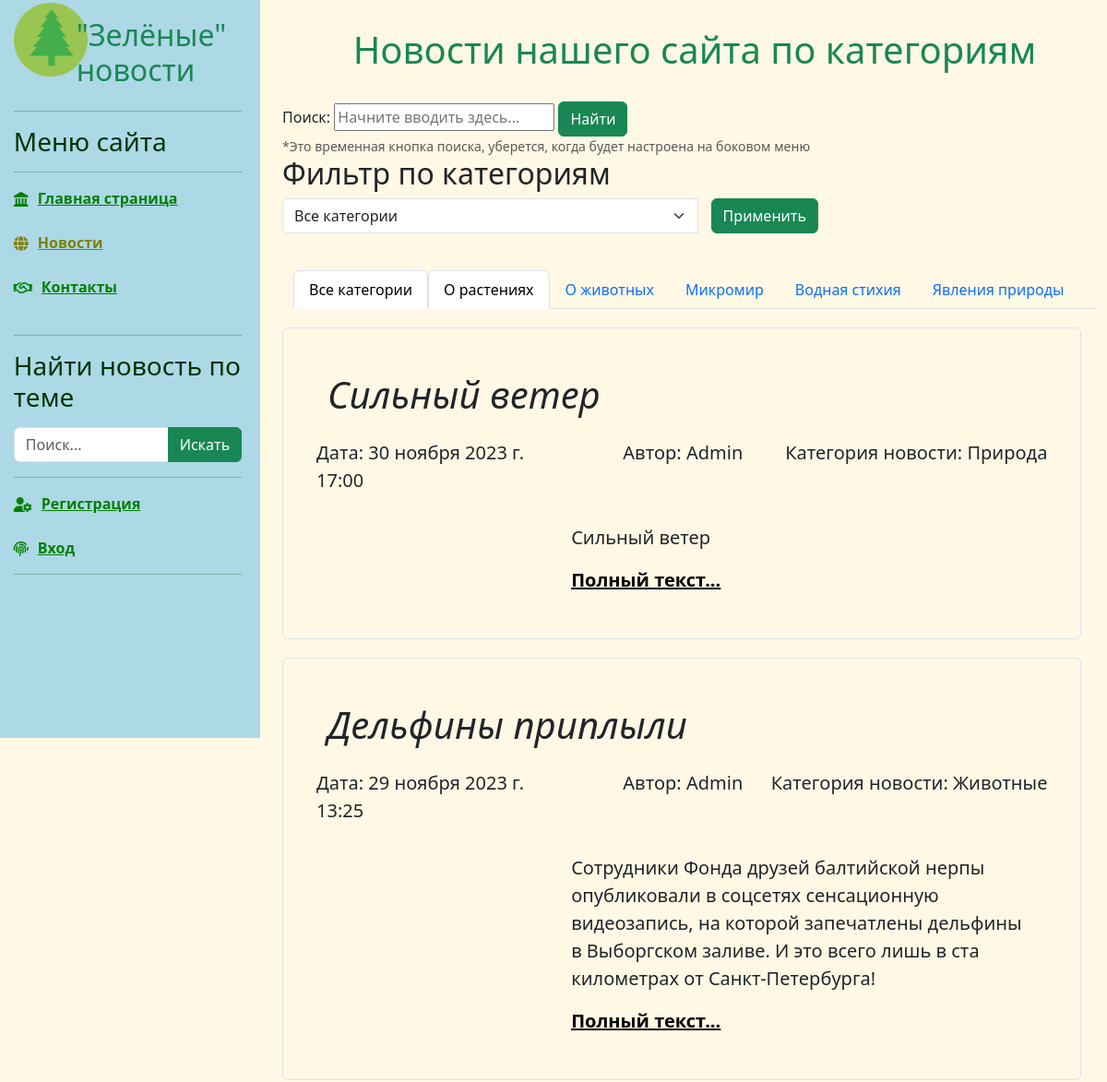
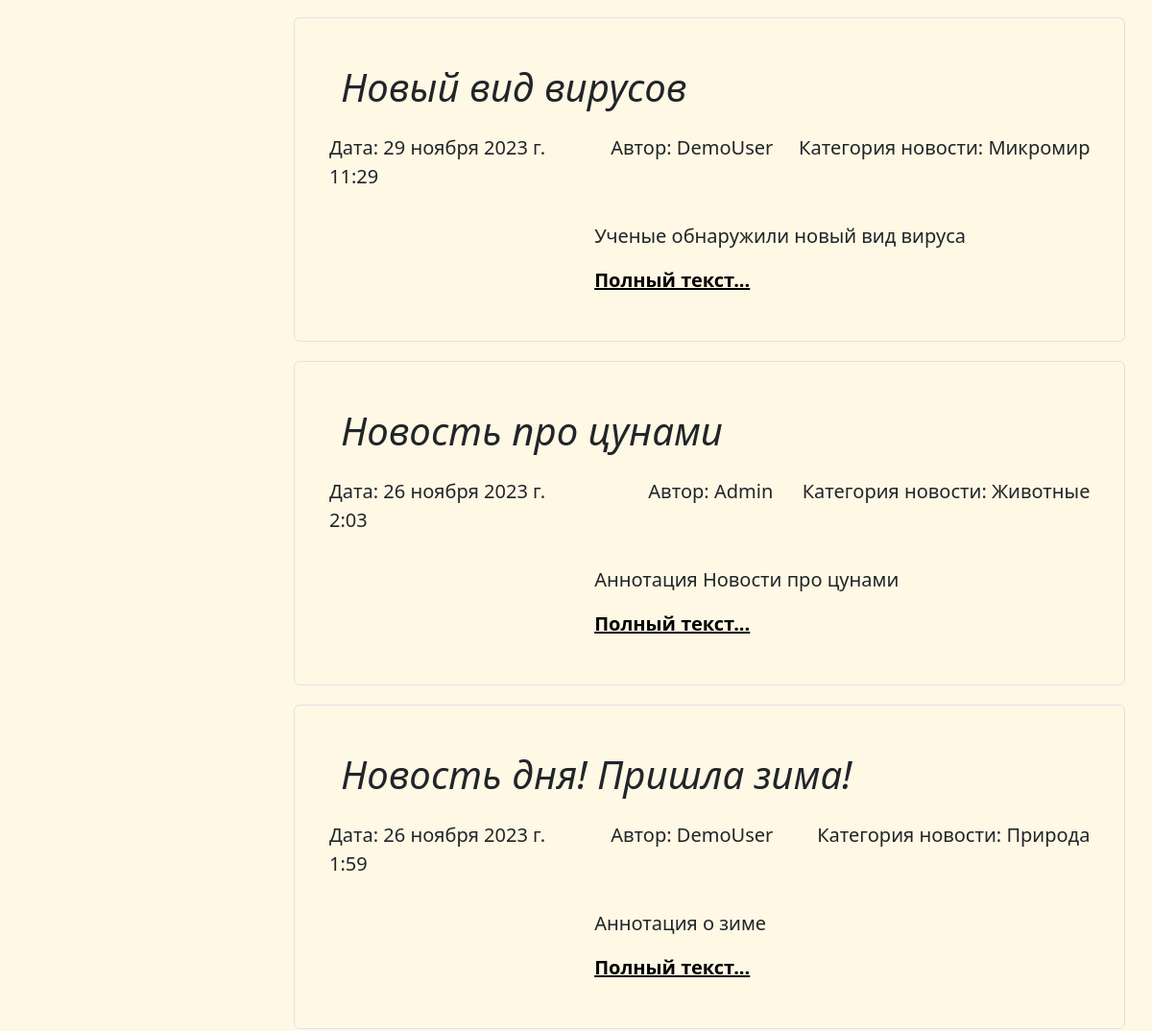
The page /news/ (upper part) on the database as committed earlier (2 pictures, top to bottom).
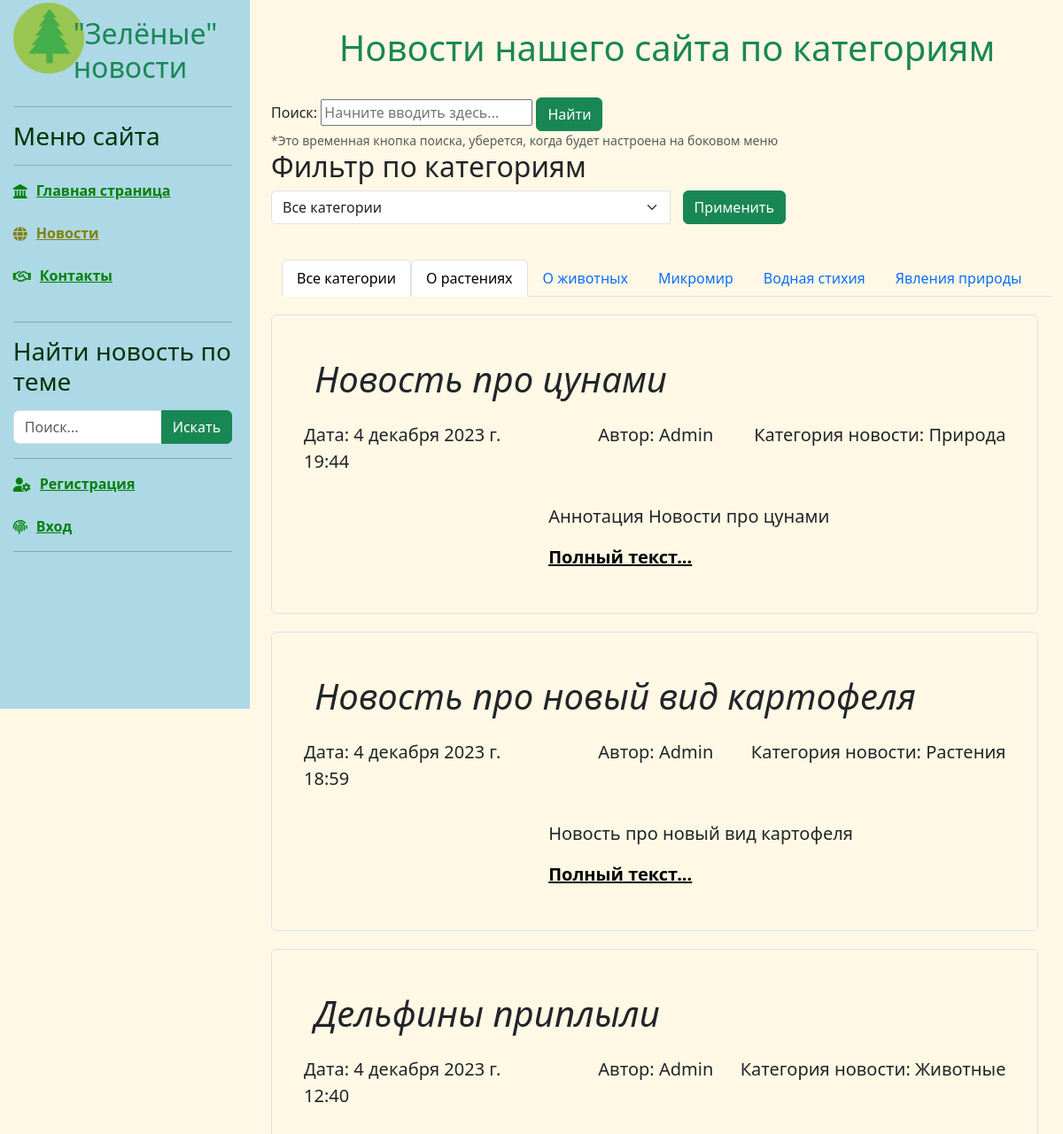
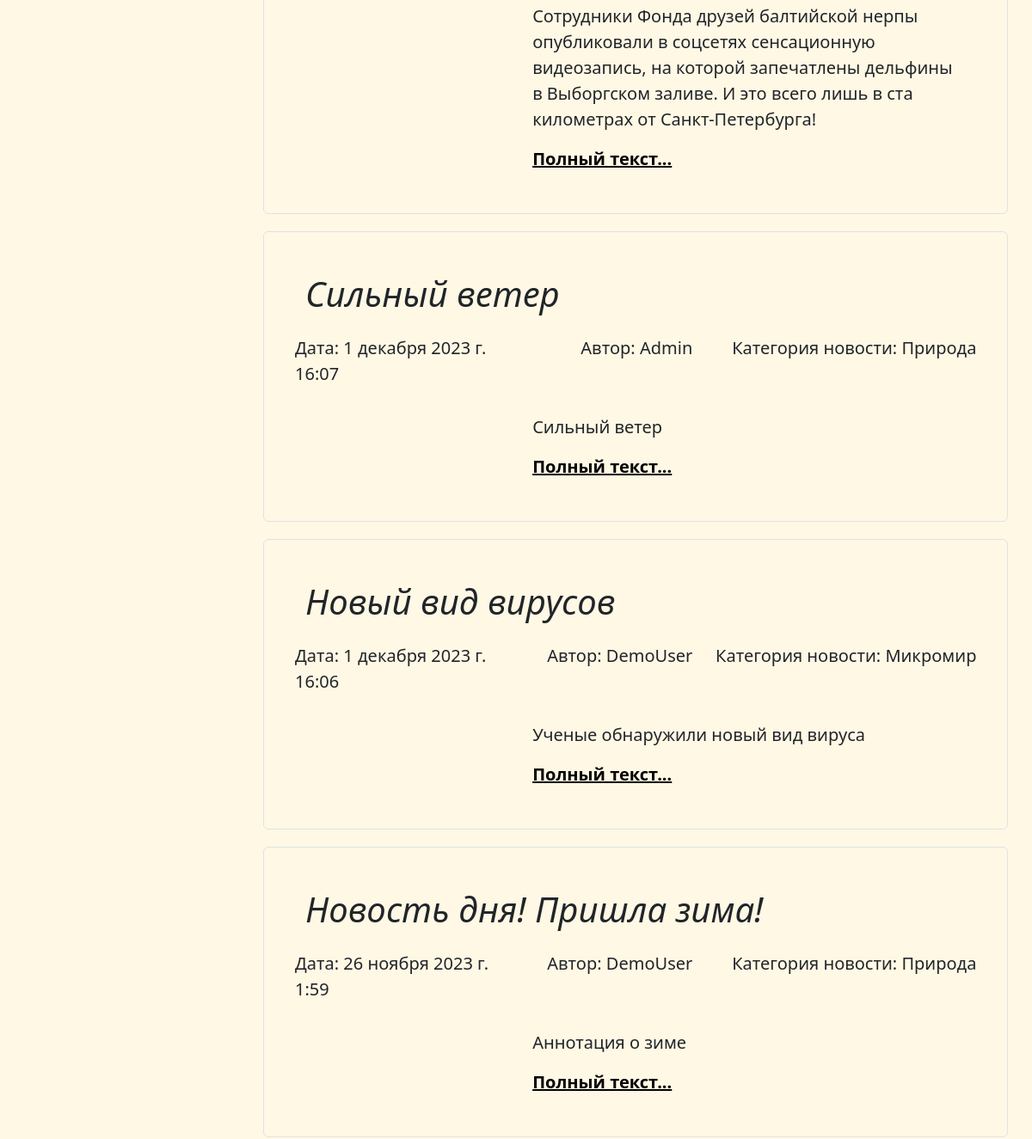
The same page on the database as committed later (2 pictures, top to bottom).
### news/models.py (models this page shows, shortened)
class Article(models.Model):
    categories = (('A', 'Животные'),
                  ('P', 'Растения'),
                  ('M', 'Микромир'),
                  ('W', 'Вода'),
                  ('N', 'Природа'))
    author = models.ForeignKey(User, on_delete=models.SET_NULL, null=True)
    title = models.CharField('Название', max_length=50, default='') #указывать длину обязательно#
    anouncement = models.TextField('Аннотация', max_length=250) #можно не указывать длину#
    text = models.TextField('Текст новости')
    date = models.DateTimeField('Дата публикации', auto_now=True) # auto_now=True - автоизменение новости auto_create=True - автосоздание новости#
    category = models.CharField(choices=categories, max_length=20, verbose_name='Категории')
    tags = models.ManyToManyField(to=Tag, blank=True)
    status = models.BooleanField(default=True)
    objects = models.Manager()
    published = PublishedToday()
    def get_absolute_url(self):
        return f'/news/{self.id}' # еще допускается ключ pk#
    class Meta:
        ordering = ['date','title']
        verbose_name ='Новость'
        verbose_name_plural ='Новости'

### news/views.py (the view)
# urls.py: path('news/', include('news.urls')),
def news(request):
    category_list = Article.categories
    if request.method == "POST":
        selected_c = int(request.POST.get('category_filter'))
        if selected_c == 0:
            articles = Article.objects.all().order_by('-date')
        else:
            articles = Article.objects.filter(category__icontains=category_list[selected_c - 1][0]).order_by('-date')
    else:
        selected_c = 0
        articles = Article.objects.all().order_by('-date')
    context = {'articles': articles, 'categories': category_list, 'selected_c': selected_c}
    return render(request, 'news/news.html', context)

### news/templates/news/news.html (shortened to what this page needs)
{% extends 'main/base.html' %}
{% load static %}
{% load bootstrap5 %}
{% block content %}
<link rel="stylesheet" href="https://ajax.googleapis.com/ajax/libs/jqueryui/1.11.4/themes/smoothness/jquery-ui.css">
<div class="row">
    <div class="text-center" style="margin-top:30px;">
        <h1 class="text-success">Новости нашего сайта по категориям</h1><br/>
    </div>
    <div class="content_center">
    <div class="row">
        <div class="search">
            <label for="search_input1">Поиск: </label>
            <input id="search_input1" placeholder="Начните вводить здесь...">
            <button class="btn btn-success"> Найти</button>
            <br>
                    <small class="text-muted"> *Это временная кнопка поиска, уберется, когда будет настроена на боковом меню</small>
        </div>
    </div>
    <div class="content_center">
        <h2>Фильтр по категориям</h2>
        <div class="form-group col-8">
            <form method="post">
                <div class="input-group">
                    <select class="form-select" name="category_filter" style="widht:40%">
                        <option value="0">Все категории</option>
                    </select>
                    <span class="input-group-btn">
                        <input type="submit" class="btn btn-success" value="Применить" style="margin: 0 15px">
                    </span>
                </div>
            </form>
        </div>
    </div>
    <br/>
    <div class="row px-4">
            <ul class="nav nav-tabs">
                <li class="nav-item">
                    <a class="nav-link active color:green" data-toggle="tab" href="#">Все категории</a>
                </li>
                <li class="nav-item">
                    <a class="nav-link active color:green" data-toggle="tab" href="#">О растениях</a>
                </li>
                <li class="nav-item">
                    <a class="nav-link" data-toggle="tab" href="#">О животных</a>
                </li>
                <li class="nav-item">
                    <a class="nav-link" data-toggle="tab" href="#">Микромир</a>
                </li>
                <li class="nav-item">
                    <a class="nav-link" data-toggle="tab" href="#">Водная стихия</a>
                </li>
                <li class="nav-item">
                    <a class="nav-link" data-toggle="tab" href="#">Явления природы</a>
                </li>
            </ul>
    </div>
</div>
    {% for article in articles %}
                    <div class="single_news">
                        <div class="p-4 p-md-5 border rounded" >
                            <h1 class="display-6 fst-italic"> {{ article.title }}</h1>
                                    <div class="row">
                                        <div class="col-md-4 lead px-0 my-3">Дата: {{ article.date }}</div>
                                        <div class="col-md-3 lead px-0 my-3 text-end">Автор: {{ article.author }} </div>
                                        <div class="col-md-5 lead px-0 my-3 text-end">Категория новости: {{ article.get_category_display }} </div>
                                    </div>
                            <div class="row">
                                <div class="col-4 ">
                                </div>
                                <div class="col-8 ">
                                  <p class="lead my-3">{{ article.anouncement }}</p>
                                  <p class="lead mb-0"><a href="{{ article.get_absolute_url }}" class="text-black fw-bold">Полный текст...</a></p>
                                </div>
                            </div>
                        </div>
                    </div>
    {% endfor %}
{% endblock %}

Rows that differ between the two databases and show on the page:
changed Article "Новость про цунами": date "26 ноября 2023 г. 2:03" → "4 декабря 2023 г. 19:44"; category "Животные" → "Природа"; moves up the list
added Article: title "Новость про новый вид картофеля", date "4 декабря 2023 г. 18:59", author "Admin", category "Растения", anouncement "Новость про новый вид картофеля"
changed Article "Дельфины приплыли": date "29 ноября 2023 г. 13:25" → "4 декабря 2023 г. 12:40"; moves down the list
changed Article "Сильный ветер": date "30 ноября 2023 г. 17:00" → "1 декабря 2023 г. 16:07"
changed Article "Новый вид вирусов": date "29 ноября 2023 г. 11:29" → "1 декабря 2023 г. 16:06"
